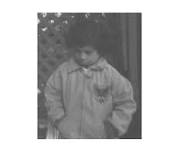
%> input picture Matlab/pout.jpeg, 180 x 167 px
$ octave histogram_equalization.m   (GNU Octave 9; MATLAB toolbox functions it lacks are replaced by stand-ins)
%> lines starting %> are read from the running program, lines starting %| are printed output that depends on the picture
%Contrast stretching and Histogram stretching
close all
i = imread('pout.jpeg');
%> i is the input picture: size 167x180x3 uint8; min 50, max 255, mean 191.3
i1 = imread('img1.png');
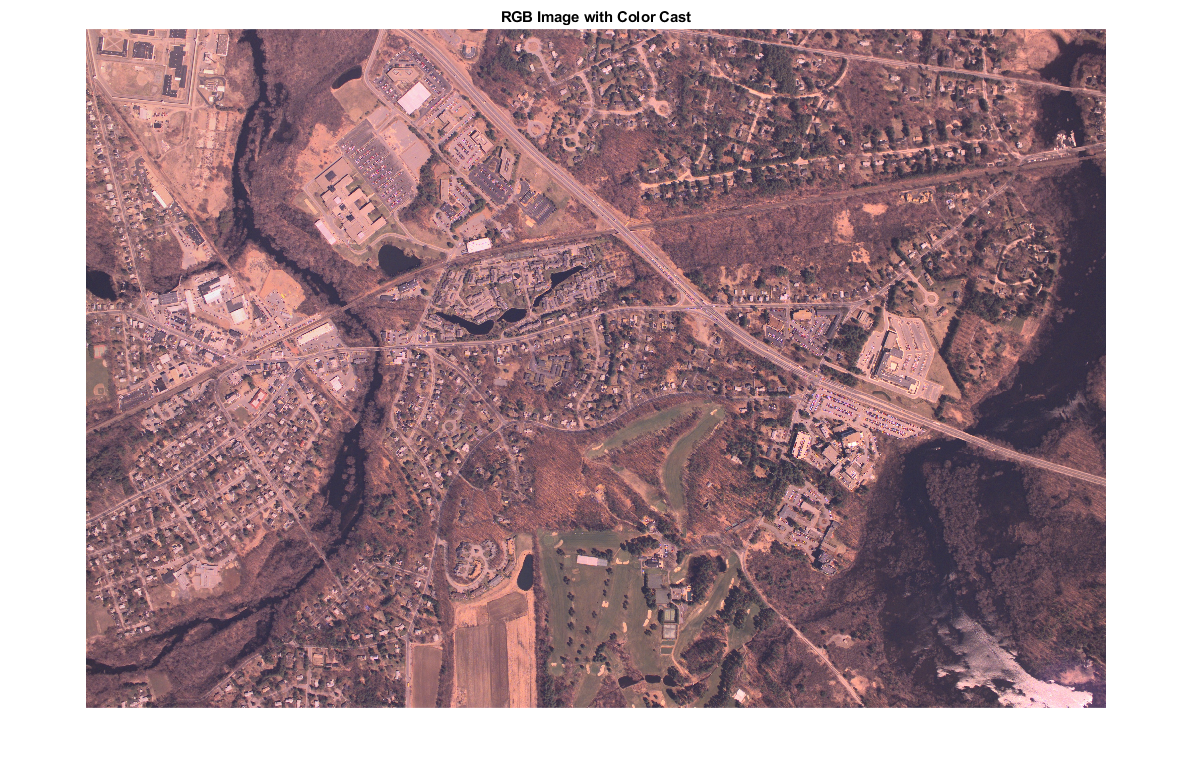
%> input picture Matlab/img1.png, 1194 x 772 px
%> i1 is the input picture: size 772x1194x3 uint8; mean R, G, B 166.8, 139.1, 144.7
i2 = imread('img2.png')
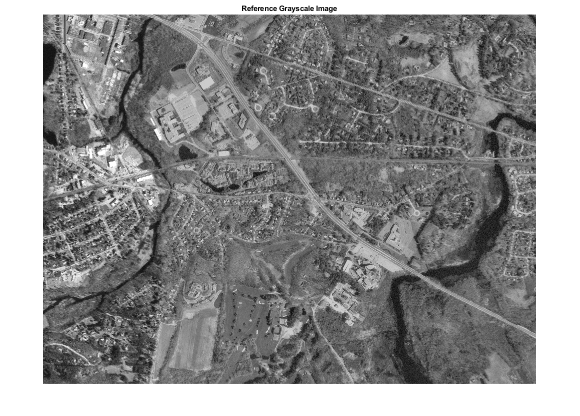
%> input picture Matlab/img2.png, 1160 x 832 px (shown at 1/2 size)
%> i2 is the input picture: size 832x1160x3 uint8; min 0, max 255, mean 146
figure,imshow(i)
%figure,imhist(i(:,:,1)); red channel
%figure,imhist(i(:,:,2)); green channel
%figure,imhist(i(:,:,3)); blue channel
%> (the run ends here)
